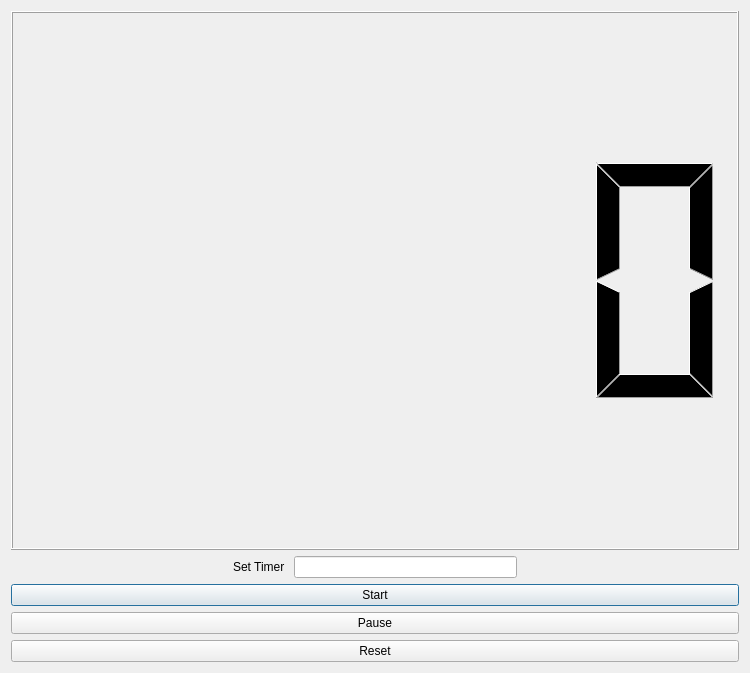
<?xml version="1.0" encoding="UTF-8"?>
<ui version="4.0">
 <class>Dialog</class>
 <widget class="QDialog" name="Dialog">
  <property name="geometry">
   <rect>
    <x>0</x>
    <y>0</y>
    <width>750</width>
    <height>673</height>
   </rect>
  </property>
  <property name="windowTitle">
   <string>Dialog</string>
  </property>
  <layout class="QVBoxLayout" name="verticalLayout">
   <item>
    <widget class="QLCDNumber" name="lcdNumber"/>
   </item>
   <item>
    <layout class="QHBoxLayout" name="horizontalLayout">
     <item>
      <spacer name="horizontalSpacer_2">
       <property name="orientation">
        <enum>Qt::Horizontal</enum>
       </property>
       <property name="sizeHint" stdset="0">
        <size>
         <width>40</width>
         <height>20</height>
        </size>
       </property>
      </spacer>
     </item>
     <item>
      <widget class="QLabel" name="label">
       <property name="text">
        <string>Set Timer </string>
       </property>
      </widget>
     </item>
     <item>
      <widget class="QLineEdit" name="lineEdit"/>
     </item>
     <item>
      <spacer name="horizontalSpacer">
       <property name="orientation">
        <enum>Qt::Horizontal</enum>
       </property>
       <property name="sizeHint" stdset="0">
        <size>
         <width>40</width>
         <height>20</height>
        </size>
       </property>
      </spacer>
     </item>
    </layout>
   </item>
   <item>
    <widget class="QPushButton" name="pushButtonStart">
     <property name="text">
      <string>Start</string>
     </property>
    </widget>
   </item>
   <item>
    <widget class="QPushButton" name="pushButtonPause">
     <property name="text">
      <string>Pause</string>
     </property>
    </widget>
   </item>
   <item>
    <widget class="QPushButton" name="pushButtonReset">
     <property name="text">
      <string>Reset</string>
     </property>
    </widget>
   </item>
  </layout>
 </widget>
 <resources/>
 <connections>
  <connection>
   <sender>pushButtonReset</sender>
   <signal>clicked()</signal>
   <receiver>lineEdit</receiver>
   <slot>clear()</slot>
   <hints>
    <hint type="sourcelabel">
     <x>404</x>
     <y>654</y>
    </hint>
    <hint type="destinationlabel">
     <x>449</x>
     <y>421</y>
    </hint>
   </hints>
  </connection>
 </connections>
</ui>
